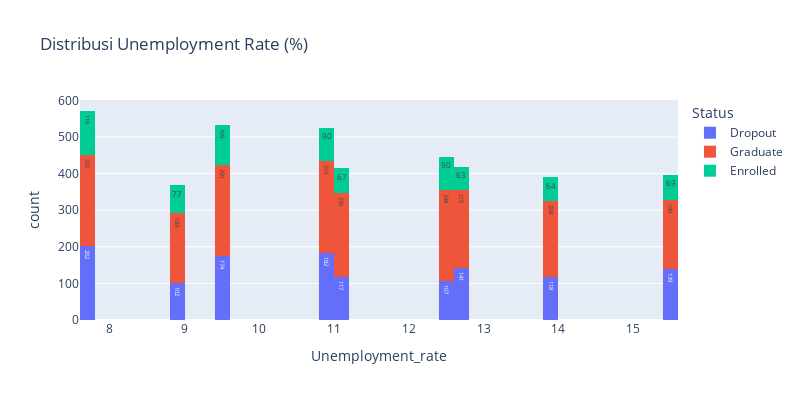
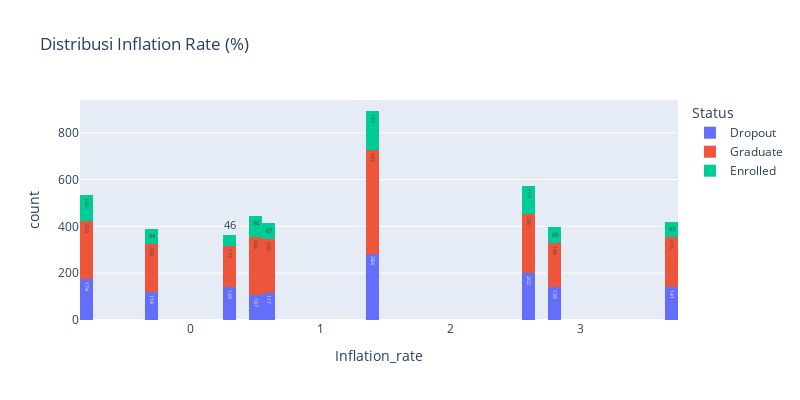

The notebook cell saved with these charts, in order:
### Markdown cell above
#### Distribusi Ekonomi Makro pada Fitur `Unemployment_rate`, `Inflation_rate`, dan `GDP`

Variabel eksternal yang bisa memengaruhi kemampuan mahasiswa membayar biaya kuliah dan kelanjutan studi.

### Code cell
# Unemployment rate
fig = px.histogram(
    df,
    x='Unemployment_rate',
    title='Distribusi Unemployment Rate (%)',
    text_auto=True, height=400, width=800,
    color='Status',
)
fig.show()

# Inflation rate
fig = px.histogram(
    df,
    x='Inflation_rate',
    title='Distribusi Inflation Rate (%)',
    text_auto=True, height=400, width=800,
    color='Status',
)
fig.show()

# GDP
fig = px.histogram(
    df,
    x='GDP',
    nbins=30,
    title='Distribusi GDP',
    text_auto=True, height=400, width=800,
    color='Status',
)
fig.show()

### Figure 1 — Plotly figure (JSON) as saved in the notebook; plotly's stock layout.template omitted (floating-point values rounded to 4 significant figures; data arrays with more than 128 entries replaced by an {"elided": "..."} marker saying what was removed)
{"data": [{"alignmentgroup": "True", "bingroup": "x", "hovertemplate": "Status=Dropout<br>Unemployment_rate=%{x}<br>count=%{y}<extra></extra>", "legendgroup": "Dropout", "marker": {"color": "#636efa", "pattern": {"shape": ""}}, "name": "Dropout", "offsetgroup": "Dropout", "orientation": "v", "showlegend": true, "texttemplate": "%{value}", "type": "histogram", "x": {"elided": "1421 float values"}, "xaxis": "x", "yaxis": "y"}, {"alignmentgroup": "True", "bingroup": "x", "hovertemplate": "Status=Graduate<br>Unemployment_rate=%{x}<br>count=%{y}<extra></extra>", "legendgroup": "Graduate", "marker": {"color": "#EF553B", "pattern": {"shape": ""}}, "name": "Graduate", "offsetgroup": "Graduate", "orientation": "v", "showlegend": true, "texttemplate": "%{value}", "type": "histogram", "x": {"elided": "2209 float values"}, "xaxis": "x", "yaxis": "y"}, {"alignmentgroup": "True", "bingroup": "x", "hovertemplate": "Status=Enrolled<br>Unemployment_rate=%{x}<br>count=%{y}<extra></extra>", "legendgroup": "Enrolled", "marker": {"color": "#00cc96", "pattern": {"shape": ""}}, "name": "Enrolled", "offsetgroup": "Enrolled", "orientation": "v", "showlegend": true, "texttemplate": "%{value}", "type": "histogram", "x": {"elided": "794 float values"}, "xaxis": "x", "yaxis": "y"}], "layout": {"barmode": "relative", "height": 400, "legend": {"title": {"text": "Status"}, "tracegroupgap": 0}, "title": {"text": "Distribusi Unemployment Rate (%)"}, "width": 800, "xaxis": {"anchor": "y", "domain": [0, 1], "title": {"text": "Unemployment_rate"}}, "yaxis": {"anchor": "x", "domain": [0, 1], "title": {"text": "count"}}}}

### Figure 2 — Plotly figure (JSON) as saved in the notebook; plotly's stock layout.template omitted (floating-point values rounded to 4 significant figures; data arrays with more than 128 entries replaced by an {"elided": "..."} marker saying what was removed)
{"data": [{"alignmentgroup": "True", "bingroup": "x", "hovertemplate": "Status=Dropout<br>Inflation_rate=%{x}<br>count=%{y}<extra></extra>", "legendgroup": "Dropout", "marker": {"color": "#636efa", "pattern": {"shape": ""}}, "name": "Dropout", "offsetgroup": "Dropout", "orientation": "v", "showlegend": true, "texttemplate": "%{value}", "type": "histogram", "x": {"elided": "1421 float values"}, "xaxis": "x", "yaxis": "y"}, {"alignmentgroup": "True", "bingroup": "x", "hovertemplate": "Status=Graduate<br>Inflation_rate=%{x}<br>count=%{y}<extra></extra>", "legendgroup": "Graduate", "marker": {"color": "#EF553B", "pattern": {"shape": ""}}, "name": "Graduate", "offsetgroup": "Graduate", "orientation": "v", "showlegend": true, "texttemplate": "%{value}", "type": "histogram", "x": {"elided": "2209 float values"}, "xaxis": "x", "yaxis": "y"}, {"alignmentgroup": "True", "bingroup": "x", "hovertemplate": "Status=Enrolled<br>Inflation_rate=%{x}<br>count=%{y}<extra></extra>", "legendgroup": "Enrolled", "marker": {"color": "#00cc96", "pattern": {"shape": ""}}, "name": "Enrolled", "offsetgroup": "Enrolled", "orientation": "v", "showlegend": true, "texttemplate": "%{value}", "type": "histogram", "x": {"elided": "794 float values"}, "xaxis": "x", "yaxis": "y"}], "layout": {"barmode": "relative", "height": 400, "legend": {"title": {"text": "Status"}, "tracegroupgap": 0}, "title": {"text": "Distribusi Inflation Rate (%)"}, "width": 800, "xaxis": {"anchor": "y", "domain": [0, 1], "title": {"text": "Inflation_rate"}}, "yaxis": {"anchor": "x", "domain": [0, 1], "title": {"text": "count"}}}}
